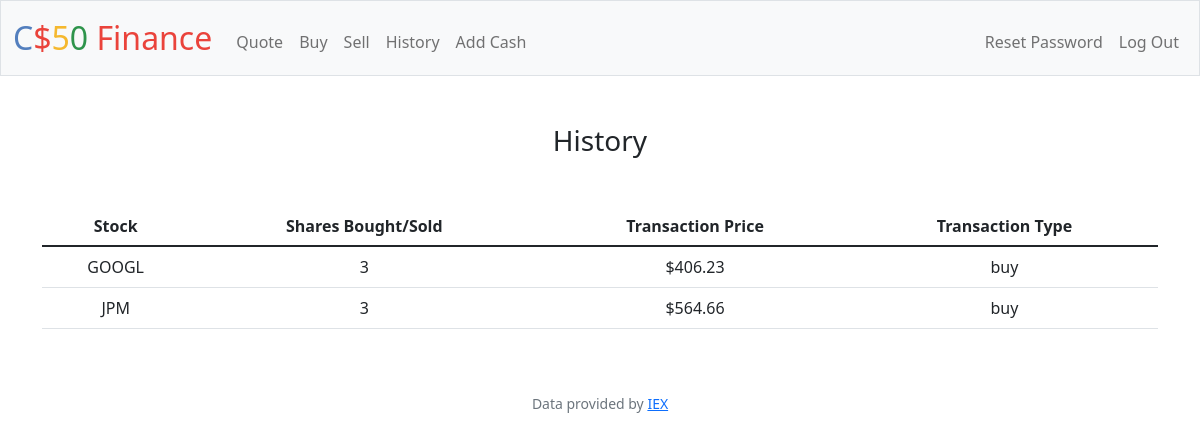
The app's page /history (signed in) with its own data.
### tables this page shows
CREATE TABLE 'transactions' ('id' INTEGER PRIMARY KEY AUTOINCREMENT NOT NULL, 'user_id' INTEGER NOT NULL, 'stock' TEXT NOT NULL, 'share_amt' INTEGER NOT NULL, 'price' NUMERIC NOT NULL, 'type' TEXT NOT NULL);

### app.py (the view)
@app.route("/history")
@login_required
def history():
    print("show out")
    stocks = db.execute("SELECT stock, share_amt, price, type FROM transactions WHERE user_id = ? ORDER BY stock", session["user_id"])
    for i in range(len(stocks)):
        stocks[i]["price"] = usd(float(stocks[i]["price"]))
    return render_template("history.html", stocks=stocks)

### app.py (called while the page is built)
@app.after_request
def after_request(response):
    response.headers["Cache-Control"] = "no-cache, no-store, must-revalidate"
    response.headers["Expires"] = 0
    response.headers["Pragma"] = "no-cache"
    return response

### helpers.py (called while the page is built)
def login_required(f):
    @wraps(f)
    def decorated_function(*args, **kwargs):
        if session.get("user_id") is None:
            return redirect("/login")
        return f(*args, **kwargs)
    return decorated_function

def usd(value):
    return f"${value:,.2f}"

### templates/history.html (shortened to what this page needs)
{% extends "layout.html" %}
{% block main %}
	<div class="container ">
		<h3> History </h3>
		<table class="table mt-5">
			<thead>
				<tr>
					<th> Stock </th>
					<th> Shares Bought/Sold </th>
					<th> Transaction Price </th>
					<th> Transaction Type </th>
				<tr>
			<thead>
			<tbody>
				{% for stock in stocks %}
					<tr>
						<td> {{ stock.stock }} </td>
						<td> {{ stock.share_amt }} </td>
                        <td> {{ stock.price }} </td>
                        <td> {{ stock.type }} </td>
					</tr>
                {% endfor %}
			</tbody>
		</table>
	</div>
{% endblock %}

### records on screen
transactions: stock "GOOGL", share_amt "3", price "$406.23", type "buy"
transactions: stock "JPM", share_amt "3", price "$564.66", type "buy"
